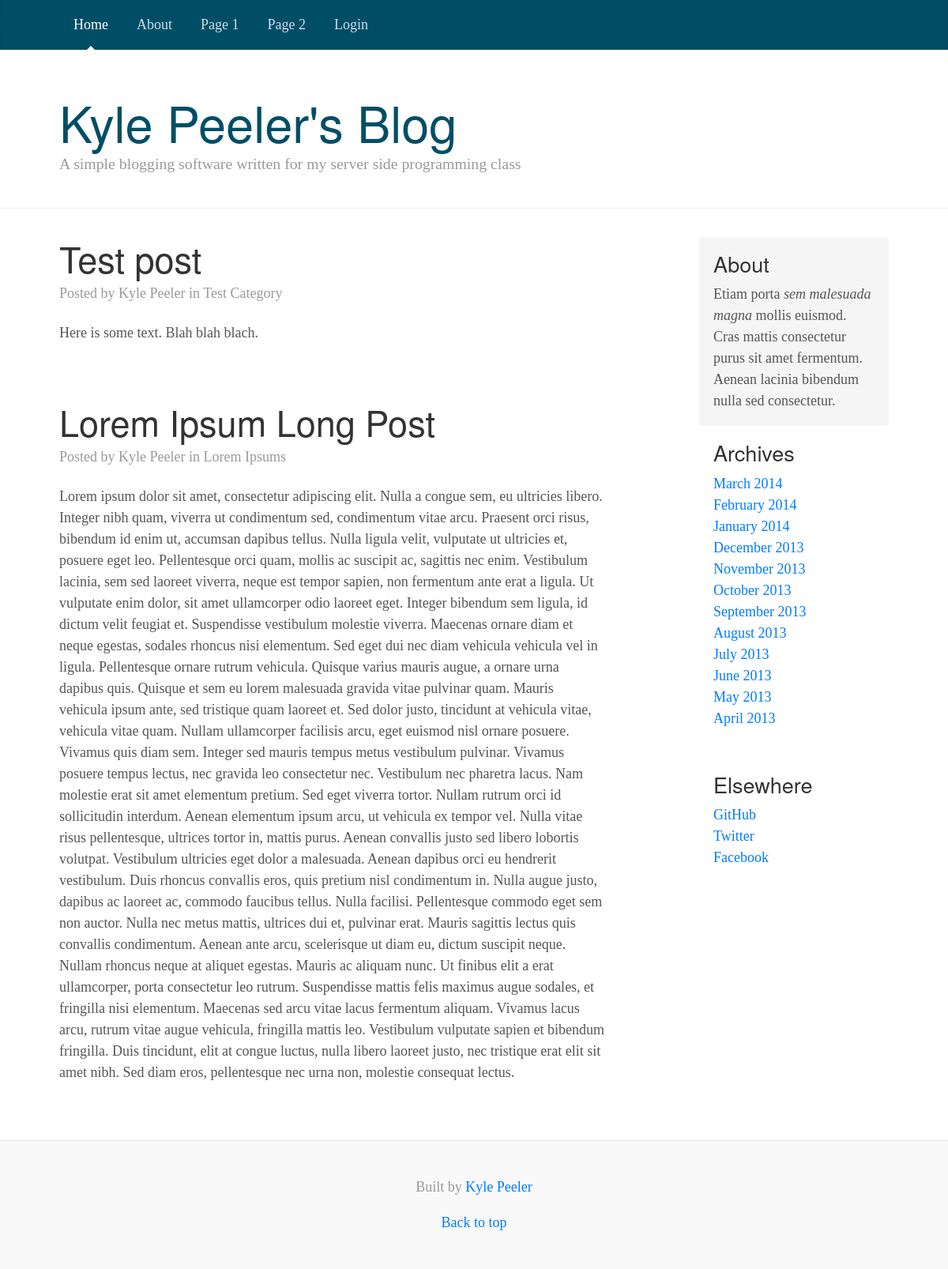
The page / on the database its author committed.
### tables this page shows
CREATE TABLE IF NOT EXISTS `tbl_posts` (
  `post_id` int(11) NOT NULL AUTO_INCREMENT,
  `title` varchar(100) NOT NULL,
  `content` text,
  `status` text NOT NULL,
  `created_time` timestamp NULL DEFAULT CURRENT_TIMESTAMP,
  `updated_time` timestamp NULL DEFAULT '0000-00-00 00:00:00',
  `author_user_id` int(11) NOT NULL,
  `post_category_id` int(11) NOT NULL,
  KEY `post_id` (`post_id`)
);

CREATE TABLE IF NOT EXISTS `tbl_users` (
  `user_id` int(11) NOT NULL AUTO_INCREMENT,
  `email` varchar(100) NOT NULL,
  `password` varchar(100) NOT NULL,
  `first_name` varchar(100) NOT NULL,
  `last_name` varchar(100) NOT NULL,
  `avatar_url` varchar(100) NOT NULL,
  `profile_desc` text NOT NULL,
  `activation_code` varchar(50) DEFAULT NULL,
  `is_activated` tinyint(1) NOT NULL,
  `is_admin` tinyint(1) NOT NULL,
  PRIMARY KEY (`user_id`)
);

CREATE TABLE IF NOT EXISTS `tbl_post_categories` (
  `post_category_id` int(11) NOT NULL AUTO_INCREMENT,
  `title` text NOT NULL,
  `created_by` int(11) NOT NULL,
  `slug` varchar(20) NOT NULL,
  PRIMARY KEY (`post_category_id`),
  KEY `post_category_id` (`post_category_id`)
);

### includes/DBConnect.php (called while the page is built)
<?php
class DBConnect
{
public $con = null;
    public function __construct()
    {
        try {
            $this->con = new PDO("mysql:host=localhost;dbname=kapeeler_db", "kapeeler", "kapeeler");
        }
        catch(PDOException $e)
        {
            echo $e->getMessage();
        }
    }
    public function getConnection()
    {
        return $this->con;
    }
}

### includes/User.php (called while the page is built, shortened)
<?php
class User{
    private $firstname = null;
    private $lastname = null;
    public function getFirstname()
    {
        return $this->firstname;
    }
    public function setFirstname($firstname)
    {
        $this->firstname = $firstname;
    }
    public function getLastname()
    {
        return $this->lastname;
    }
    public function setLastname($lastname)
    {
        $this->lastname = $lastname;
    }
    public function fetchUserFromDB($uid){
            $db = new DBConnect();
            $sql = "Call SP_FIND_USER('" . $uid . "')";
            $results = $db->getConnection()->query($sql);
    }
}

### includes/PostCategories.php (called while the page is built, shortened)
<?php
include_once('DBConnect.php');
class PostCategories
{
public static function getCategoryName($id){
    if ($id != 0) {
        $db = new DBConnect();
        $sql = "Call SP_GET_POST_CATEGORY($id)";
        return $db->getConnection()->query($sql)->fetch(PDO::FETCH_OBJ)->title;
    }else return "Uncategorized";
    }
}

### includes/Posts.php (the view, shortened to what this page needs)
<?php
include_once ('DBConnect.php');
include_once ('User.php');
include_once ('PostCategories.php');
class Posts
{
    public static function displayPosts(){
        $db = new DBConnect();
        $sql = "Call SP_GET_POSTS()";
        $result = $db->getConnection()->query($sql);
        while($row = $result->fetch(PDO::FETCH_ASSOC)){
            $postAuthor = new User();
            $postAuthor->fetchUserFromDB($row['author_user_id']);
            $postCategoryID = (int) $row['post_category_id'];
            $postCategoryTitle = PostCategories::getCategoryName($postCategoryID);
            echo "<div class='blog-post'>";
            echo "<h2 class=\"blog-post-title\">{$row['title']}</h2>";
            echo "<p class=\"blog-post-meta\">Posted by " . $postAuthor->getFirstname() . " " . $postAuthor->getLastname() . " in " . $postCategoryTitle . " </p>";
            echo "<p>";
            echo $row['content'];
            echo "</p>";
            echo "</div>";
        }
    }
}

### header.php (shortened to what this page needs)
<?php
include_once('includes/Posts.php');
?>
<!DOCTYPE html>
<html lang="en">
<head>
    <link rel="stylesheet" href="https://maxcdn.bootstrapcdn.com/bootstrap/4.0.0-beta/css/bootstrap.min.css">
    <link href="styles/blog.css" rel="stylesheet">
</head>
<body>
<div class="blog-masthead">
    <div class="container">
        <nav class="nav">
            <a class="nav-link active" href="#">Home</a>
            <a class="nav-link" href="#">About</a>
            <a class="nav-link" href="#">Page 1</a>
            <a class="nav-link" href="#">Page 2</a>
            <a class="nav-link" href="./login">Login</a>
        </nav>
    </div>
</div>
<div class="blog-header">
    <div class="container">
        <h1 class="blog-title">Kyle Peeler's Blog</h1>
        <p class="lead blog-description">A simple blogging software written for my server side programming class</p>
    </div>
</div>

### index.php
<?php include('header.php'); ?>
<div class="container">
    <div class="row">
        <div class="col-sm-8 blog-main">
            <?php
            Posts::displayPosts();
            ?>
        </div>
        <div class="col-sm-3 offset-sm-1 blog-sidebar">
            <div class="sidebar-module sidebar-module-inset">
                <h4>About</h4>
                <p>Etiam porta <em>sem malesuada magna</em> mollis euismod. Cras mattis consectetur purus sit amet fermentum. Aenean lacinia bibendum nulla sed consectetur.</p>
            </div>
            <div class="sidebar-module">
                <h4>Archives</h4>
                <ol class="list-unstyled">
                    <li><a href="#">March 2014</a></li>
                    <li><a href="#">February 2014</a></li>
                    <li><a href="#">January 2014</a></li>
                    <li><a href="#">December 2013</a></li>
                    <li><a href="#">November 2013</a></li>
                    <li><a href="#">October 2013</a></li>
                    <li><a href="#">September 2013</a></li>
                    <li><a href="#">August 2013</a></li>
                    <li><a href="#">July 2013</a></li>
                    <li><a href="#">June 2013</a></li>
                    <li><a href="#">May 2013</a></li>
                    <li><a href="#">April 2013</a></li>
                </ol>
            </div>
            <div class="sidebar-module">
                <h4>Elsewhere</h4>
                <ol class="list-unstyled">
                    <li><a href="#">GitHub</a></li>
                    <li><a href="#">Twitter</a></li>
                    <li><a href="#">Facebook</a></li>
                </ol>
            </div>
        </div>
    </div>
</div>
<?php include('footer.php');?>

### footer.php (shortened to what this page needs)
<footer class="blog-footer">
    <p>Built by <a href="http://www.kylepeeler.io">Kyle Peeler</a></p>
    <p>
        <a href="#">Back to top</a>
    </p>
</footer>
</body>
</html>

### styles/blog.css (style rules this page uses)
@media (min-width: 48em) { html { font-size: 18px; } }
body { font-family: Georgia, "Times New Roman", Times, serif; color: #555; }
h1, .h1, h2, .h2, h3, .h3, h4, .h4, h5, .h5, h6, .h6 { font-family: "Helvetica Neue", Helvetica, Arial, sans-serif; font-weight: normal; color: #333; }
.container { max-width: 60rem; }
.blog-masthead { margin-bottom: 3rem; background-color: #004e66; -webkit-box-shadow: inset 0 -.1rem .25rem rgba(0,0,0,.1); box-shadow: inset 0 -.1rem .25rem rgba(0,0,0,.1); }
.nav-link { position: relative; padding: 1rem; font-weight: 500; color: #cdddeb; }
.nav-link.active { color: #fff; }
.nav-link.active:after { position: absolute; bottom: 0; left: 50%; width: 0; height: 0; margin-left: -.3rem; vertical-align: middle; content: ""; border-right: .3rem solid transparent; border-bottom: .3rem solid; border-left: .3rem solid transparent; }
.blog-header { padding-bottom: 1.25rem; margin-bottom: 2rem; border-bottom: .05rem solid #eee; }
.blog-title { margin-bottom: 0; font-size: 2rem; font-weight: normal; color: #004e66; }
.blog-description { font-size: 1.1rem; color: #999; }
@media (min-width: 40em) { .blog-title { font-size: 3.5rem; } }
.sidebar-module { padding: 1rem; }
.sidebar-module-inset { padding: 1rem; background-color: #f5f5f5; border-radius: .25rem; }
.sidebar-module-inset p:last-child, .sidebar-module-inset ul:last-child, .sidebar-module-inset ol:last-child { margin-bottom: 0; }
.blog-post { margin-bottom: 4rem; }
.blog-post-title { margin-bottom: .25rem; font-size: 2.5rem; }
.blog-post-meta { margin-bottom: 1.25rem; color: #999; }
.blog-footer { padding: 2.5rem 0; color: #999; text-align: center; background-color: #f9f9f9; border-top: .05rem solid #e5e5e5; }
.blog-footer p:last-child { margin-bottom: 0; }

### rows shown on the page
tbl_posts: title "Test post", tbl_users.first_name "Kyle", tbl_users.last_name "Peeler", post_category.title "Test Category", content "Here is some text. Blah blah blach."
tbl_posts: title "Lorem Ipsum Long Post", tbl_users.first_name "Kyle", tbl_users.last_name "Peeler", post_category.title "Lorem Ipsums", content "Lorem ipsum dolor sit amet, consectetur adipiscing elit. Nulla a congue sem, eu ultricies libero. Integer nibh quam, viverra ut condimentum sed, condimentum vitae arcu. Praesent orci risus, bibendum id enim ut, accumsan dapibus tellus. Nulla ligula velit, vulputate ut ultricies et, posuere eget leo. Pellentesque orci quam, mollis ac suscipit ac, sagittis nec enim. Vestibulum lacinia, sem sed laoreet viverra, neque est tempor sapien, non fermentum ante erat a ligula. Ut vulputate enim dolor, sit amet ullamcorper odio laoreet eget. Integer bibendum sem ligula, id dictum velit feugiat et. Suspendisse vestibulum molestie viverra. Maecenas ornare diam et neque egestas, sodales rhoncus nisi…"
